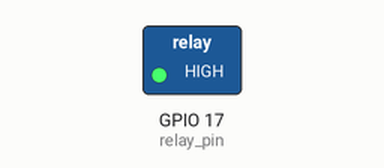
This program was run on a simulated Raspberry Pi (BCM pin numbers). Parts: switched loads named in the program (green lamp = pin HIGH). Dashed ring = blinking. Databases and web services accept everything at once and return nothing; what the program prints to the terminal is not drawn.

Above: at 0.5 s.
Timing chart, 0 to 4.6 s (numbered marks = the images above):
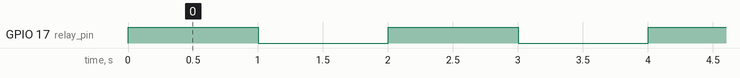

The program:

relay-ubidots.py
```python
import time
import RPi.GPIO as GPIO
from ubidots import ApiClient

# Konfigurasi pin Relay pada Raspberry Pi
relay_pin = 17
GPIO.setmode(GPIO.BCM)
GPIO.setup(relay_pin, GPIO.OUT)

# Konfigurasi API Ubidots
api = ApiClient("BBFF-R7ydNyQLvtvBFdtSwZ5sbSJnrGqnad")  # Ganti dengan API key Anda

# Ubah "YOUR_DEVICE_LABEL" dan "YOUR_VARIABLE_LABEL" dengan label Device dan Variable yang sudah dibuat di Ubidots
device = api.get_device("Demo")
variable = device.get_variable("tombol")

def turn_on_relay():
    GPIO.output(relay_pin, GPIO.HIGH)
    print("Relay turned ON")
    variable.save_value(1)  # Kirim nilai 1 ke Ubidots

def turn_off_relay():
    GPIO.output(relay_pin, GPIO.LOW)
    print("Relay turned OFF")
    variable.save_value(0)  # Kirim nilai 0 ke Ubidots

if __name__ == "__main__":
    try:
        while True:
            # Contoh penggunaan: Hidupkan Relay selama 5 detik, kemudian matikan selama 5 detik.
            turn_on_relay()
            time.sleep(1)
            turn_off_relay()
            time.sleep(1)

    except KeyboardInterrupt:
        GPIO.cleanup()
```

Measured:
- by itself, GPIO 17 (relay_pin): alternates HIGH for 1.0 s and LOW for 1.0 s
